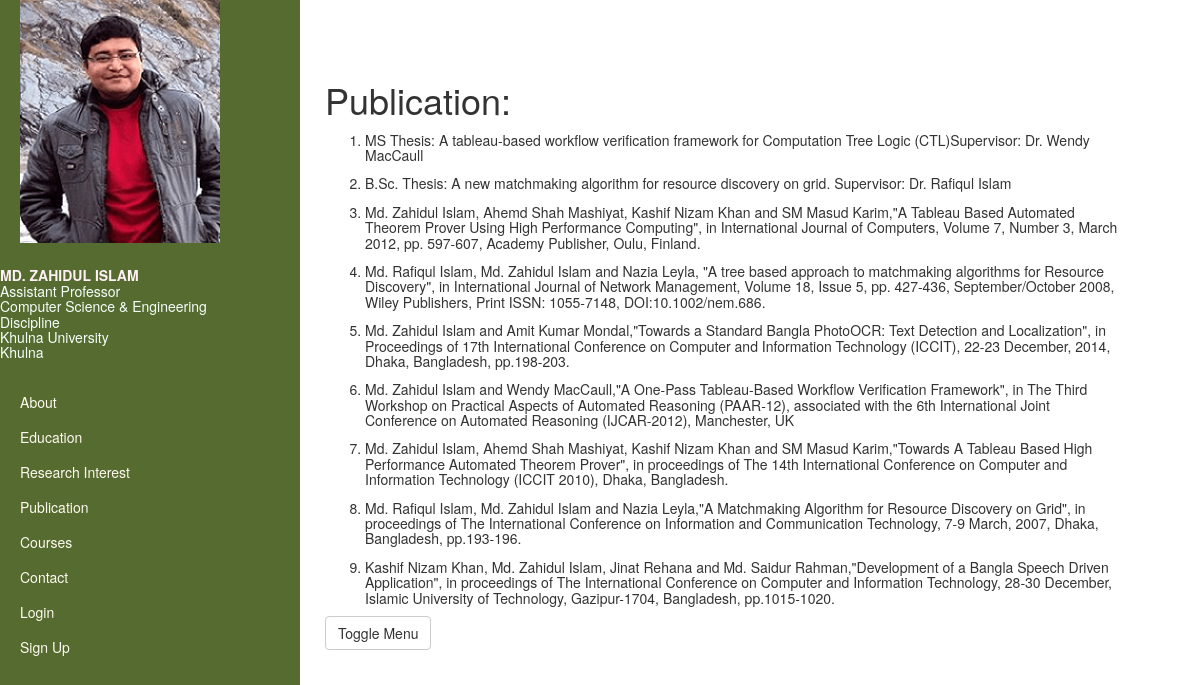
/publication.php, run on the app's committed database.
### tables this page shows
CREATE TABLE IF NOT EXISTS `teacher` (
  `t_id` int(11) NOT NULL AUTO_INCREMENT,
  `name` varchar(50) NOT NULL,
  `email` varchar(100) NOT NULL,
  `photo` varchar(100) NOT NULL,
  `about` text NOT NULL,
  `designation` varchar(20) NOT NULL,
  `phone` int(20) NOT NULL,
  `password` varchar(100) NOT NULL,
  `last_login` datetime NOT NULL,
  PRIMARY KEY (`t_id`),
  UNIQUE KEY `email` (`email`)
);

CREATE TABLE IF NOT EXISTS `publication` (
  `p_id` int(11) NOT NULL AUTO_INCREMENT,
  `t_id` int(11) NOT NULL,
  `info` text NOT NULL,
  `link` text NOT NULL,
  PRIMARY KEY (`p_id`),
  KEY `t_id` (`t_id`)
);

### publication.php (the view, shortened to what this page needs)
<?php
include_once 'login and registration form\dbconnect.php';
$sql = "SELECT info FROM `publication` WHERE t_id=3";
$result = mysqli_query($connection, $sql);
$sql = "SELECT * FROM `teacher` WHERE t_id=3";
$basic_info = mysqli_query($connection, $sql);
$row = mysqli_fetch_array($basic_info);
$name = $row['name'];
$designation = $row['designation'];
?>
<!DOCTYPE html>
<html lang="en">
<head>
    <link href="css/bootstrap.min.css" rel="stylesheet">
    <link href="css/simple-sidebar.css" rel="stylesheet">
</head>
<body>
<div id="wrapper">
        <div id="sidebar-wrapper">
            <ul class="sidebar-nav">
                <li class="sidebar-brand">
                <img src="zahid.png">
                    <a class="info">
                       <H5><br><strong style="text-transform: uppercase; color:LavenderBlush "><?php echo $name ?></strong><br><?php echo $designation ?><br>Computer Science &amp; Engineering Discipline<br>Khulna University<br>Khulna</H5>
                    </a>
                </li>
                <li>
                    <a href="about.php">About</a>
                </li>
                <li>
                    <a href="education.php">Education</a>
                </li>
                <li>
                    <a href="research.php">Research Interest</a>
                </li>
                <li>
                    <a href="publication.php">Publication</a>
                </li>
                <li>
                    <a href="courses.php">Courses</a>
                </li>
                <li>
                    <a href="contact.php">Contact</a>
                </li>
                <?php if (isset($_SESSION['usr_id'])) { ?>
                <li class="uName" style="color:LavenderBlush "><a style="text-transform: uppercase;" >Logged in as <?php echo $_SESSION['usr_name']; ?></a></li>
                <li class="menu-item"><a href="login and registration form\logout.php">Log Out</a></li>
                <?php } else { ?>
                <li class="SignIn"><a href="login and registration form\login.php">Login</a></li>
                <li class="SignIn"><a href="login and registration form\register.php">Sign Up</a></li>
                <?php } ?>
            </ul>
        </div>
        <div id="page-content-wrapper">
            <div class="container-fluid">
                <div class="row">
                    <div class="col-lg-12">
                        <h1>Publication:</h1>
                        <ol>
                            <?php
                                while($row = mysqli_fetch_assoc($result))
                                {
                                    echo "<li>";
                                    echo "<h5>". $row["info"]."</h5>";
                                    echo "</li>";
                                }
                            ?>
                        </ol>
                        <a href="#menu-toggle" class="btn btn-default" id="menu-toggle">Toggle Menu</a>
                    </div>
                </div>
            </div>
        </div>
    </div>
</body>
</html>

### css/simple-sidebar.css (style rules this page uses)
body { overflow-x: hidden; }
#wrapper { padding-left: 0; -webkit-transition: all 0.5s ease; -moz-transition: all 0.5s ease; -o-transition: all 0.5s ease; transition: all 0.5s ease; }
#sidebar-wrapper { z-index: 1000; position: fixed; left: 250px; width: 0; height: 100%; margin-left: -250px; overflow-y: auto; background: DarkOliveGreen; -webkit-transition: all 0.5s ease; -moz-transition: all 0.5s ease; -o-transition: all 0.5s ease; transition: all 0.5s ease; }
#page-content-wrapper { width: 100%; position: absolute; padding: 15px; }
.sidebar-nav { position: absolute; top: 0; width: 260px; margin: 0; padding: 0; list-style: none; }
.sidebar-nav li { text-indent: 20px; line-height: 35px; }
.sidebar-nav li a { display: block; text-decoration: none; color: FloralWhite ; }
.sidebar-nav > .sidebar-brand { height: 385px; font-size: 18px; line-height: 50px; }
.sidebar-nav > .sidebar-brand a { color: white; }
.sidebar-nav > .sidebar-brand .info { color: MintCream ; }
@media (min-width:768px) { #wrapper { padding-left: 250px; } }
@media (min-width:768px) { #sidebar-wrapper { width: 300px; } }
@media (min-width:768px) { #page-content-wrapper { padding: 60px; position: relative; } }

### data on the page
teacher: name "MD. ZAHIDUL ISLAM", designation "Assistant Professor"
publication: info "MS Thesis: A tableau-based workflow verification framework for Computation Tree Logic (CTL)Supervisor: Dr. Wendy MacCaull"
publication: info "B.Sc. Thesis: A new matchmaking algorithm for resource discovery on grid. Supervisor: Dr. Rafiqul Islam"
publication: info "Md. Zahidul Islam, Ahemd Shah Mashiyat, Kashif Nizam Khan and SM Masud Karim,\"A Tableau Based Automated Theorem Prover Using High Performance Computing\", in International Journal of Computers, Volume 7, Number 3, March 2012, pp. 597-607, Academy Publisher, Oulu, Finland."
publication: info "Md. Rafiqul Islam, Md. Zahidul Islam and Nazia Leyla, \"A tree based approach to matchmaking algorithms for Resource Discovery\", in International Journal of Network Management, Volume 18, Issue 5, pp. 427-436, September/October 2008, Wiley Publishers, Print ISSN: 1055-7148, DOI:10.1002/nem.686."
publication: info "Md. Zahidul Islam and Amit Kumar Mondal,\"Towards a Standard Bangla PhotoOCR: Text Detection and Localization\", in Proceedings of 17th International Conference on Computer and Information Technology (ICCIT), 22-23 December, 2014, Dhaka, Bangladesh, pp.198-203."
publication: info "Md. Zahidul Islam and Wendy MacCaull,\"A One-Pass Tableau-Based Workflow Verification Framework\", in The Third Workshop on Practical Aspects of Automated Reasoning (PAAR-12), associated with the 6th International Joint Conference on Automated Reasoning (IJCAR-2012), Manchester, UK"
publication: info "Md. Zahidul Islam, Ahemd Shah Mashiyat, Kashif Nizam Khan and SM Masud Karim,\"Towards A Tableau Based High Performance Automated Theorem Prover\", in proceedings of The 14th International Conference on Computer and Information Technology (ICCIT 2010), Dhaka, Bangladesh."
publication: info "Md. Rafiqul Islam, Md. Zahidul Islam and Nazia Leyla,\"A Matchmaking Algorithm for Resource Discovery on Grid\", in proceedings of The International Conference on Information and Communication Technology, 7-9 March, 2007, Dhaka, Bangladesh, pp.193-196."
publication: info "Kashif Nizam Khan, Md. Zahidul Islam, Jinat Rehana and Md. Saidur Rahman,\"Development of a Bangla Speech Driven Application\", in proceedings of The International Conference on Computer and Information Technology, 28-30 December, Islamic University of Technology, Gazipur-1704, Bangladesh, pp.1015-1020."
